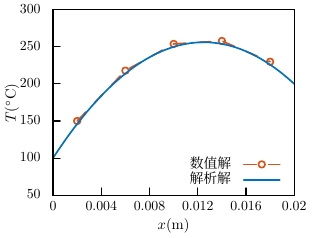

Source code (gnuplot):
set term tikz standalone color tightboundingbox size 8cm,6cm

reset

set style line 11 lt 1 lw 3 lc rgb '#0072bd' # blue
set style line 12 dt 2 lw 3 pt 6 ps 1.5 lc rgb '#d95319' # orange
set style line 13 lt 1 lw 3 lc rgb '#edb120' # yellow
set style line 14 lt 1 lw 3 lc rgb '#7e2f8e' # purple
set style line 15 lt 1 lw 3 lc rgb '#77ac30' # green
set style line 16 lt 1 lw 3 lc rgb '#4dbeee' # light-blue
set style line 17 lt 1 lw 3 lc rgb '#a2142f' # red

set border lw 2 

set xrange [0:0.02]
set xtics nomirror 0.004
set xlabel "\\zihao{5}$x(\\mathrm{m}$)"

set yrange [50:300]
set ytics nomirror 50
set ylabel "\\zihao{5}$T(\\mathrm{^{\\circ}C})$"

set key right bottom spacing 1.3

TA = 100.0
TB = 200.0
L = 0.02
q = 1000000
k = 0.5
T(x) = ((TB-TA)/L + q/(2*k)*(L -x))*x + TA

set output "FgFV_1dht_ex2_compare.tex"
plot "FgFV_1dht_ex2_compare.dat" u 1:2 w lp ls 12 title "数值解", \
     T(x) w line ls 11 title "解析解"
     #phi(x) w line ls 11 title "$T_{exact}$"
